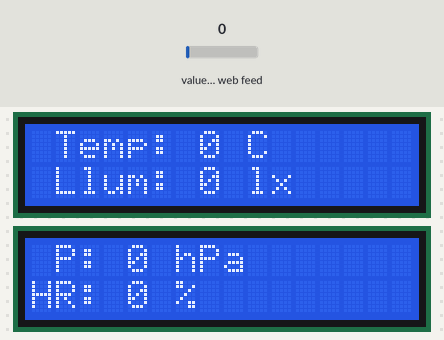
Simulated run of this program. Board: ESP32 board running MicroPython. Shown: 2 × 16×2 character LCD. Inputs (shaded band) come from the test bench; at power-on: value of the web feed 0. WiFi joins after 1.5 s; requests to the public web service named in the program get a made-up reply in its usual format after 0.4 s (London, UTC, broken clouds, 64 % humidity, 1013 hPa unless stated); library files of the repository ran but are not shown: lcd_api.py, i2c_lcd.py; what the program prints to the serial console is not drawn.

Above: at 11.0 s.
11.1 s: value of the web feed set to 2
At 21.3 s:
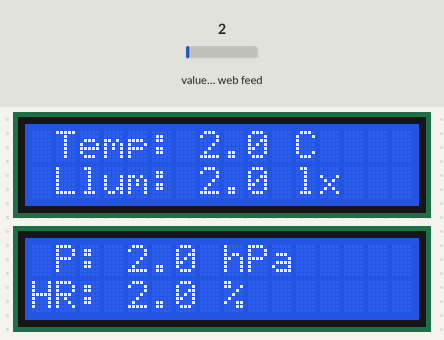
25.2 s: value of the web feed set to 25
At 31.4 s:
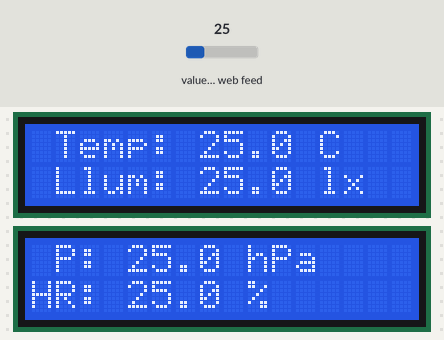
39.3 s: value of the web feed set to 50
At 50.49 s:
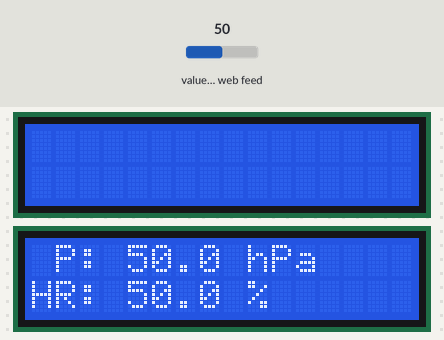
Timing chart, 0 to 52.0 s (numbered marks = the images above; inputs shaded):
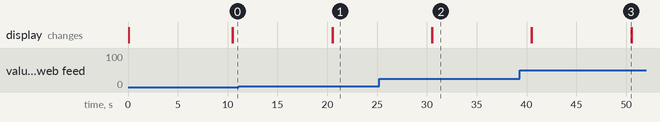

Measured:
- after the input at 11.1 s, the display: first differs from a run without the input after 9.4 s (image 1)
- after the input at 39.3 s, the display: first differs from a run without the input after 1.2 s (image 3 shows a later state)

The program:

visualitzador_3.py
```python
''' Visualitzador 3. Recupera les dades de Thingspeak sense pauses sleep
    Afegit: mostra de dades en pantalles LCD'''

# --- Llibreries ---
import urequests
from time import ticks_ms, ticks_diff, sleep
from machine import Pin, I2C
import miwifi
import lcd_api
import i2c_lcd

# --- Configuració ---
i2c1 = I2C(0, scl=Pin(22), sda=Pin(21))
i2c2 = I2C(1, scl=Pin(18), sda=Pin(19))
lcd1 = i2c_lcd.I2cLcd(i2c1, 0x27, 2, 16)
lcd2 = i2c_lcd.I2cLcd(i2c2, 0x27, 2, 16)

# --- Variables ---
last_update = ticks_ms()
interval = 10000

ssid = 'SSID'
psw = 'PASSWORD'
url = 'https://api.thingspeak.com/channels/2933623/feeds.json?results=1'

# --- Accions inicials ---
#lcd1.backlight_on()
#lcd2.backlight_on()
lcd1.putstr ('HOLA')
lcd2.putstr ('HOLA')

miwifi.connecta_wifi(ssid, psw)

# --- Funcions ---

def mostra():
    # mostra les dades en les LCD
    lcd1.clear()  # neteja la pantalla
    lcd2.clear()  # neteja la pantalla
    lcd1.move_to (1,0)  # posiciona el punter
    lcd1.putstr('Temp: ' + temp + ' C')
    lcd1.move_to (1,1)  # posiciona el punter
    lcd1.putstr('Llum: ' + lux + ' lx')
    lcd2.move_to (1,0)  # posiciona el punter
    lcd2.putstr('P: ' + pres + ' hPa')
    lcd2.move_to (0,1)  # posiciona el punter
    lcd2.putstr('HR: ' + hum + ' %')

def recupera():
    global temp, pres, hum, lux, uv
    # Fer consulta a ThingSpeak
    consulta = urequests.get(url)
    data = consulta.json()
    consulta.close()
    # recuperar les dades
    temp = data["feeds"][0]["field1"]
    pres = data["feeds"][0]["field2"]
    hum = data["feeds"][0]["field3"]
    lux = data["feeds"][0]["field4"]
    uv = data["feeds"][0]["field5"]
    # mostra per la consola
    print(temp, pres, hum, lux, uv)

# --- Execució ---
while True:
    ara = ticks_ms()
    if ticks_diff(ara, last_update) >= interval:
        try:
            recupera()
            mostra()
            last_update = ara
        except Exception as e:
            print("Error:", e)
```

miwifi.py
```python
# importa:
import network                          # el mòdul network permet connectar en xarxa
from time import sleep                  # la classe sleep del mòdul time permet definir pauses

def connecta_wifi(ssid, psw):
    estacio = network.WLAN(network.STA_IF)  # configuració del dispositiu, que he anomenat estacio, com a estació
    estacio.active(True)                    # activa el mode estació
    estacio.connect(ssid, psw)              # connecta a la xarxa definida
    # mentre no estigui connectat ...
    while not estacio.isconnected():        # l'execució es mantindrà en aquest bucle
        print('.', end='')                    # barra de progrés (end="" fa que s'imprimeixi tot en la mateixa línia)
        sleep(0.1)                            # comprova la connexió cada 100 ms
    print('Connectat a', ssid)              # un cop connectat, mostra missatge de confirmació
    print ('la meva IP:', estacio.ifconfig()[0])
    print ('potencia senyal:', estacio.status('rssi'))
    global IP
    IP = estacio.ifconfig()[0]

def desconnecta_wifi():
    estacio = network.WLAN(network.STA_IF)  # configuració del dispositiu com a estació
    if estacio.isconnected():               # si està connectat, desconnecta
        estacio.disconnect()
        print("Desconnectat de Wi-Fi")
    estacio.active(False)
```
